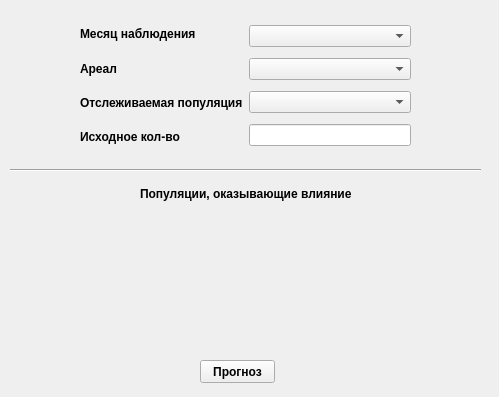
<?xml version="1.0" encoding="UTF-8"?>
<ui version="4.0">
 <class>PredictWindow</class>
 <widget class="QWidget" name="PredictWindow">
  <property name="geometry">
   <rect>
    <x>0</x>
    <y>0</y>
    <width>499</width>
    <height>397</height>
   </rect>
  </property>
  <property name="windowTitle">
   <string>Прогноз численности популяции</string>
  </property>
  <widget class="QWidget" name="horizontalLayoutWidget">
   <property name="geometry">
    <rect>
     <x>80</x>
     <y>20</y>
     <width>331</width>
     <height>131</height>
    </rect>
   </property>
   <layout class="QHBoxLayout" name="horizontalLayout">
    <item>
     <layout class="QVBoxLayout" name="verticalLayout">
      <item>
       <widget class="QLabel" name="label">
        <property name="font">
         <font>
          <weight>75</weight>
          <bold>true</bold>
         </font>
        </property>
        <property name="text">
         <string>Месяц наблюдения</string>
        </property>
       </widget>
      </item>
      <item>
       <widget class="QLabel" name="label_2">
        <property name="font">
         <font>
          <weight>75</weight>
          <bold>true</bold>
         </font>
        </property>
        <property name="text">
         <string>Ареал</string>
        </property>
       </widget>
      </item>
      <item>
       <widget class="QLabel" name="label_3">
        <property name="font">
         <font>
          <weight>75</weight>
          <bold>true</bold>
         </font>
        </property>
        <property name="text">
         <string>Отслеживаемая популяция</string>
        </property>
       </widget>
      </item>
      <item>
       <widget class="QLabel" name="label_4">
        <property name="font">
         <font>
          <weight>75</weight>
          <bold>true</bold>
         </font>
        </property>
        <property name="text">
         <string>Исходное кол-во</string>
        </property>
       </widget>
      </item>
     </layout>
    </item>
    <item>
     <layout class="QVBoxLayout" name="verticalLayout_2">
      <item>
       <widget class="QComboBox" name="monthBox"/>
      </item>
      <item>
       <widget class="QComboBox" name="areaBox"/>
      </item>
      <item>
       <widget class="QComboBox" name="animalBox"/>
      </item>
      <item>
       <widget class="QLineEdit" name="countEdit"/>
      </item>
     </layout>
    </item>
   </layout>
  </widget>
  <widget class="QLabel" name="label_5">
   <property name="geometry">
    <rect>
     <x>140</x>
     <y>180</y>
     <width>241</width>
     <height>27</height>
    </rect>
   </property>
   <property name="font">
    <font>
     <weight>75</weight>
     <bold>true</bold>
    </font>
   </property>
   <property name="text">
    <string>Популяции, оказывающие влияние</string>
   </property>
  </widget>
  <widget class="Line" name="line">
   <property name="geometry">
    <rect>
     <x>10</x>
     <y>160</y>
     <width>471</width>
     <height>20</height>
    </rect>
   </property>
   <property name="orientation">
    <enum>Qt::Horizontal</enum>
   </property>
  </widget>
  <widget class="QPushButton" name="predictButton">
   <property name="geometry">
    <rect>
     <x>200</x>
     <y>360</y>
     <width>75</width>
     <height>23</height>
    </rect>
   </property>
   <property name="font">
    <font>
     <weight>75</weight>
     <bold>true</bold>
    </font>
   </property>
   <property name="text">
    <string>Прогноз</string>
   </property>
  </widget>
  <widget class="QWidget" name="verticalLayoutWidget">
   <property name="geometry">
    <rect>
     <x>79</x>
     <y>209</y>
     <width>331</width>
     <height>141</height>
    </rect>
   </property>
   <layout class="QVBoxLayout" name="relationsLayout"/>
  </widget>
 </widget>
 <resources/>
 <connections/>
</ui>
